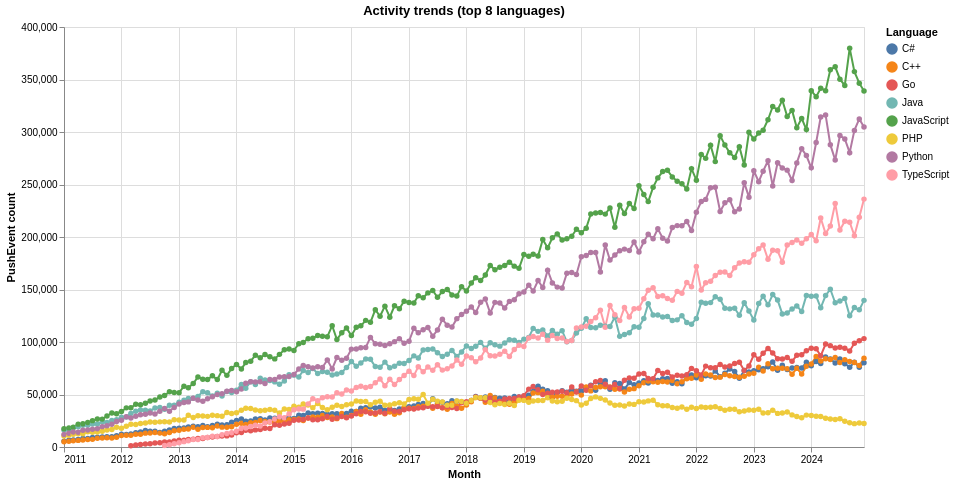

Specify this chart in Vega-Lite:
### Vega-Lite specification from a JSON file in a GitHub repository (floating-point values rounded to 4 significant figures; data arrays with more than 128 entries replaced by an {"elided": "..."} marker saying what was removed)
{"config": {"view": {"continuousWidth": 300, "continuousHeight": 300}}, "data": {"name": "data-24984b6227862ce8969340e3c6d242c4"}, "mark": {"type": "line", "point": true}, "encoding": {"color": {"field": "language", "title": "Language", "type": "nominal"}, "opacity": {"condition": {"param": "param_d17c53de2fbc59c8", "value": 1}, "value": 0.15}, "tooltip": [{"field": "month", "type": "temporal"}, {"field": "language", "type": "nominal"}, {"field": "push_events", "type": "quantitative"}, {"field": "share_pct", "type": "quantitative"}], "x": {"field": "month", "title": "Month", "type": "temporal"}, "y": {"field": "push_events", "title": "PushEvent count", "type": "quantitative"}}, "height": 420, "params": [{"name": "param_d17c53de2fbc59c8", "select": {"type": "point", "fields": ["language"]}, "bind": "legend"}], "title": "Activity trends (top 8 languages)", "width": 800, "$schema": "https://vega.github.io/schema/vega-lite/v6.4.1.json", "datasets": {"data-24984b6227862ce8969340e3c6d242c4": {"elided": "1309 records"}}}
